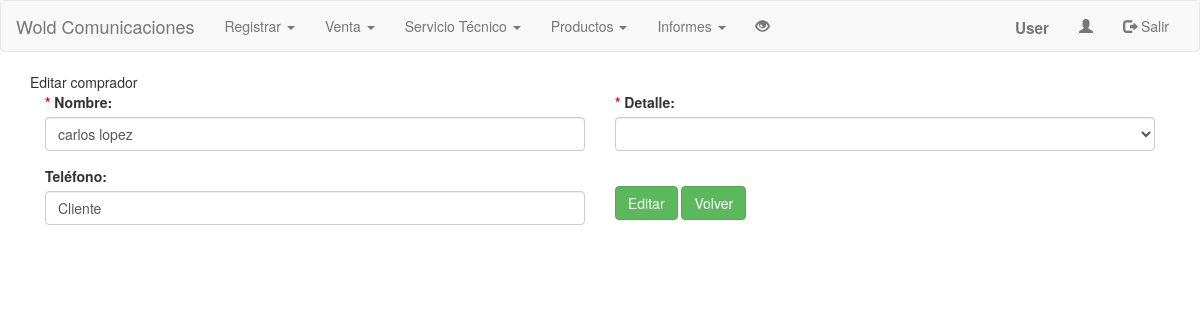
Page /index.php?pag=7&id=7 on the earlier database version.
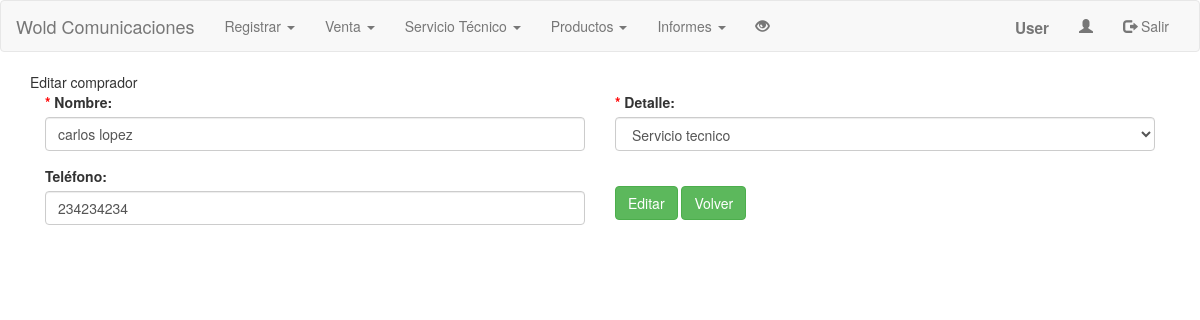
Same page on the later database version.
### tables this page shows
CREATE TABLE IF NOT EXISTS `tbcomprador` (
  `idcomprador` int(11) NOT NULL,
  `nombre` varchar(100) NOT NULL,
  `detalle` enum('Cliente','Servicio tecnico','Intermediario') NOT NULL,
  `telefono` varchar(10) DEFAULT NULL
);

### controlador/ccomprador.php (called while the page is built, shortened)
<?php
	include('modelo/mcomprador.php');
	$comprador = new Mcomprador();
	$idcomprador       = isset($_GET['id']) ? $_GET['id'] : NULL;
	if ($idcomprador)
	{
		$consultaedit = $comprador->consultar_comprador_id($idcomprador);
	}

### modelo/mcomprador.php (called while the page is built, shortened)
<?php
	include('controlador/conexion.php');
	include('functions.php');
	class Mcomprador extends Funciones
	{
		function consultar_comprador_id($idcomprador)
		{
			$sql = "SELECT * FROM tbcomprador WHERE idcomprador = '$idcomprador' ";
			return $this -> SeleccionDatos($sql);
		}
	}

### modelo/functions.php (called while the page is built, shortened)
<?php
	class Funciones {
        function SeleccionDatos($consulta)
        {
                $conexionBD = new conexion();
                $conexionBD -> conectarBD();
                $datos = $conexionBD -> ejeCon($consulta, 0);
                return $datos;
        }
    }

### controlador/configuracion.php (called while the page is built)
<?php
	$serv_bd = "localhost";
	$usu_bd = "root";
	$pass_bd = "";
	$bd = "bdserviciotecnico";
?>

### controlador/conexion.php (called while the page is built, shortened)
<?php
	class conexion {
		var $link;
		function conectarBD() {
			include("configuracion.php");
			$this -> link = mysqli_connect ($serv_bd, $usu_bd, $pass_bd);
			$bd2 = mysqli_select_db($this->link,$bd);
		}
		function ejeCon($con, $op) {
			$this -> resultado = mysqli_query($this->link,$con) or die("La consulta fallo: ". mysqli_error($this->link));
			if($op == 0) {
				while ($linea = mysqli_fetch_array($this -> resultado)) {
					$arrayResultado[] = $linea;
				}
			} else {
				$arrayResultado[] = 0;
			}
			$resarr = isset ($arrayResultado) ? $arrayResultado: NULL;
			if($resarr) {
				return $arrayResultado;
			}
		}
	}
?>

### vista/vactucomprador.php (the view, shortened to what this page needs)
<body class="fondo">
<div class="edit">
<?php include("controlador/ccomprador.php"); ?>
	<div class="eti">Editar comprador</div>
	<form action="index.php?pag=6&id=<?= $idcomprador?>" method="POST">
		<div class="form-group col-md-6 col-lg-6">
            <label for=""><span style="color:red;">* </span>Nombre:</label>
            <input type="text" class="form-control" name="nombre" value="<?= $consultaedit[0]['nombre'] ?>" pattern="[A-z ]{2,50}" title="Solo se permiten letras máximo 50 caracteres" required>
		</div>
		<div class="form-group col-md-6 col-lg-6">
			<label for=""><span style="color:red;">* </span>Detalle:</label>
            <select name="detalle" class="form-control" required>
                    <option value="<?= $consultaedit[0]['detalle'] ?>" selected><?= $consultaedit[0]['detalle'] ?></option>
                    <option value="1">Cliente</option>
            </select>
		</div>
		<div class="form-group col-md-6 col-lg-6">
			<label for="">Teléfono:</label>
            <input type="text" class="form-control" name="telefono" value="<?= $consultaedit[0]['telefono']  ?>" pattern="[0-9]{7,20}" title="Solo se permiten telefonos validos, minimo desde 7 numeros y máximo 20 caracteres">
		</div>
		<div class="form-group col-md-6 col-lg-6"><br>
            <input type="submit" class="btn btn-success" value="Editar">
			<a href="index.php?pag=6" class="btn btn-success">Volver</a>
        </div>
	</form>
   </div>
</body>

Differences in the rows shown:
changed tbcomprador "carlos lopez": detalle (not shown) → "Servicio tecnico"; telefono "Cliente" → "234234234"
